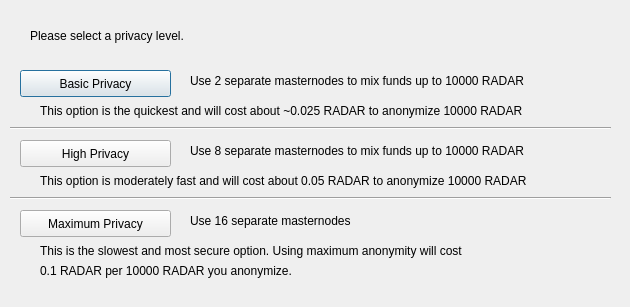
<?xml version="1.0" encoding="UTF-8"?>
<ui version="4.0">
 <class>ObfuscationConfig</class>
 <widget class="QDialog" name="ObfuscationConfig">
  <property name="geometry">
   <rect>
    <x>0</x>
    <y>0</y>
    <width>630</width>
    <height>307</height>
   </rect>
  </property>
  <property name="windowTitle">
   <string>Configure Obfuscation</string>
  </property>
  <widget class="QPushButton" name="buttonBasic">
   <property name="geometry">
    <rect>
     <x>20</x>
     <y>70</y>
     <width>151</width>
     <height>27</height>
    </rect>
   </property>
   <property name="text">
    <string>Basic Privacy</string>
   </property>
  </widget>
  <widget class="QPushButton" name="buttonHigh">
   <property name="geometry">
    <rect>
     <x>20</x>
     <y>140</y>
     <width>151</width>
     <height>27</height>
    </rect>
   </property>
   <property name="text">
    <string>High Privacy</string>
   </property>
  </widget>
  <widget class="QPushButton" name="buttonMax">
   <property name="geometry">
    <rect>
     <x>20</x>
     <y>210</y>
     <width>151</width>
     <height>27</height>
    </rect>
   </property>
   <property name="text">
    <string>Maximum Privacy</string>
   </property>
  </widget>
  <widget class="QLabel" name="label">
   <property name="geometry">
    <rect>
     <x>30</x>
     <y>20</y>
     <width>571</width>
     <height>31</height>
    </rect>
   </property>
   <property name="text">
    <string>Please select a privacy level.</string>
   </property>
  </widget>
  <widget class="QLabel" name="label_2">
   <property name="geometry">
    <rect>
     <x>190</x>
     <y>70</y>
     <width>421</width>
     <height>21</height>
    </rect>
   </property>
   <property name="text">
    <string>Use 2 separate masternodes to mix funds up to 10000 RADAR</string>
   </property>
  </widget>
  <widget class="QLabel" name="label_3">
   <property name="geometry">
    <rect>
     <x>190</x>
     <y>140</y>
     <width>411</width>
     <height>21</height>
    </rect>
   </property>
   <property name="text">
    <string>Use 8 separate masternodes to mix funds up to 10000 RADAR</string>
   </property>
  </widget>
  <widget class="QLabel" name="label_4">
   <property name="geometry">
    <rect>
     <x>190</x>
     <y>210</y>
     <width>421</width>
     <height>21</height>
    </rect>
   </property>
   <property name="text">
    <string>Use 16 separate masternodes</string>
   </property>
  </widget>
  <widget class="QLabel" name="label_6">
   <property name="geometry">
    <rect>
     <x>40</x>
     <y>100</y>
     <width>561</width>
     <height>21</height>
    </rect>
   </property>
   <property name="text">
    <string>This option is the quickest and will cost about ~0.025 RADAR to anonymize 10000 RADAR</string>
   </property>
  </widget>
  <widget class="QLabel" name="label_7">
   <property name="geometry">
    <rect>
     <x>40</x>
     <y>170</y>
     <width>561</width>
     <height>21</height>
    </rect>
   </property>
   <property name="text">
    <string>This option is moderately fast and will cost about 0.05 RADAR to anonymize 10000 RADAR</string>
   </property>
  </widget>
  <widget class="QLabel" name="label_8">
   <property name="geometry">
    <rect>
     <x>40</x>
     <y>240</y>
     <width>561</width>
     <height>21</height>
    </rect>
   </property>
   <property name="text">
    <string>This is the slowest and most secure option. Using maximum anonymity will cost</string>
   </property>
  </widget>
  <widget class="QLabel" name="label_9">
   <property name="geometry">
    <rect>
     <x>40</x>
     <y>260</y>
     <width>561</width>
     <height>21</height>
    </rect>
   </property>
   <property name="text">
    <string>0.1 RADAR per 10000 RADAR you anonymize.</string>
   </property>
  </widget>
  <widget class="Line" name="line">
   <property name="geometry">
    <rect>
     <x>10</x>
     <y>120</y>
     <width>601</width>
     <height>16</height>
    </rect>
   </property>
   <property name="orientation">
    <enum>Qt::Horizontal</enum>
   </property>
  </widget>
  <widget class="Line" name="line_2">
   <property name="geometry">
    <rect>
     <x>10</x>
     <y>190</y>
     <width>601</width>
     <height>16</height>
    </rect>
   </property>
   <property name="orientation">
    <enum>Qt::Horizontal</enum>
   </property>
  </widget>
 </widget>
 <resources/>
 <connections/>
</ui>
